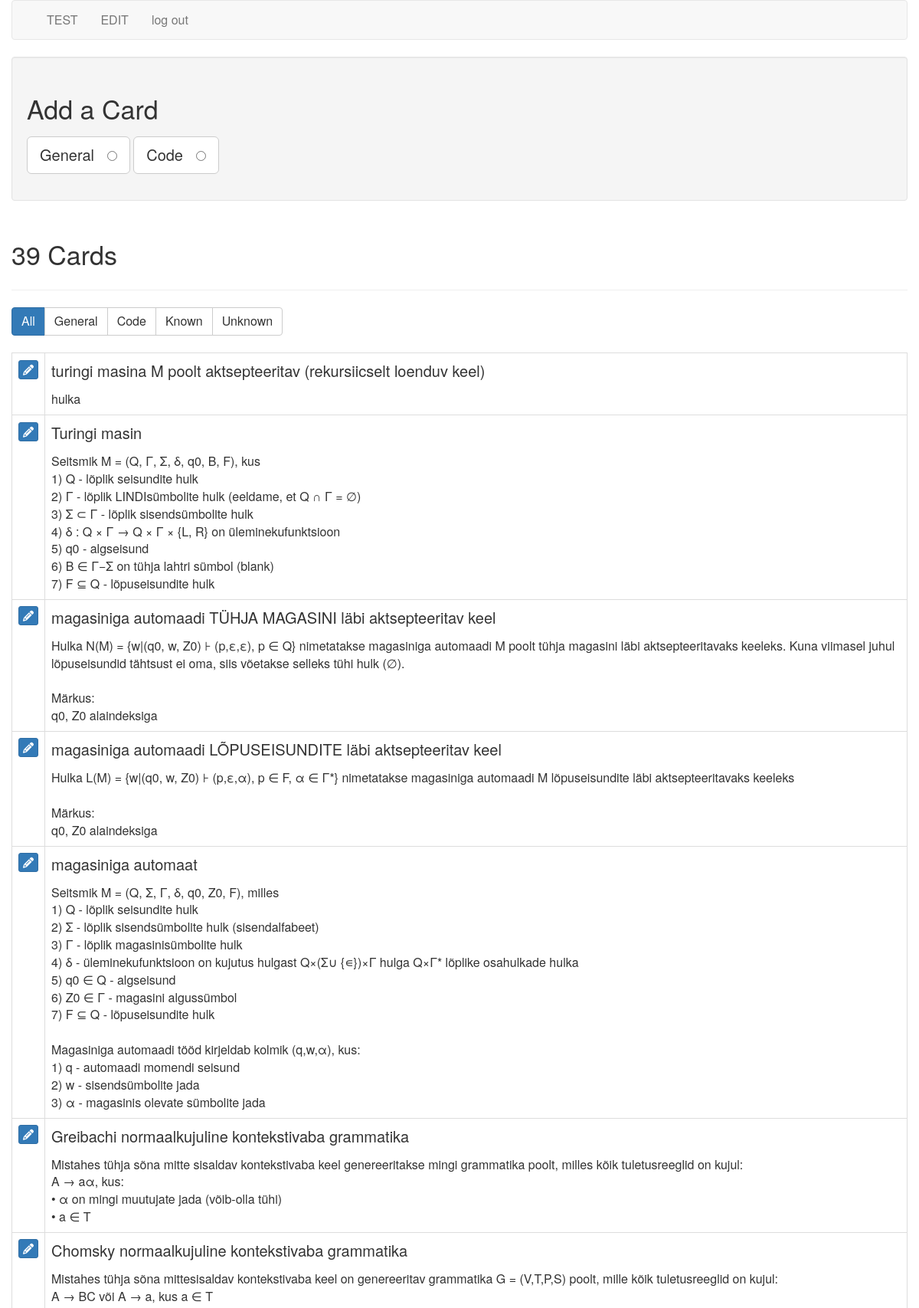
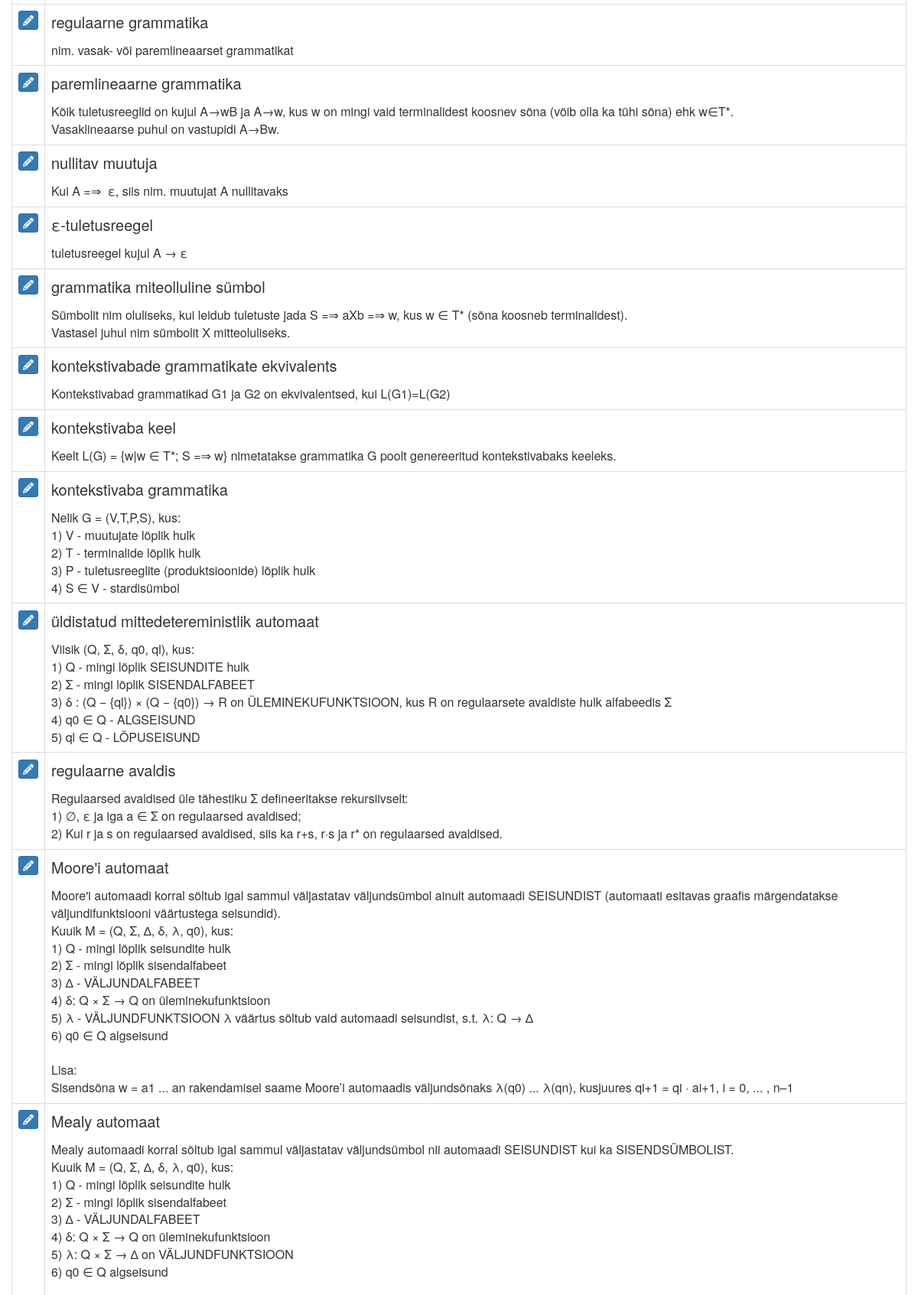
The app's page /cards (signed in, upper part) with its own data (2 pictures, top to bottom).
### tables this page shows
CREATE TABLE cards (
  id integer primary key autoincrement,
  type tinyint not null, /* 1 for vocab, 2 for code */
  front text not null,
  back text not null,
  known boolean default 0
);

### flash_cards.py (the view)
@app.route('/cards')
def cards():
    if not session.get('logged_in'):
        return redirect(url_for('login'))
    db = get_db()
    query = '''
        SELECT id, type, front, back, known
        FROM cards
        ORDER BY id DESC
    '''
    cur = db.execute(query)
    cards = cur.fetchall()
    return render_template('cards.html', cards=cards, filter_name="all")

### flash_cards.py (called while the page is built)
def connect_db():
    rv = sqlite3.connect(app.config['DATABASE'])
    rv.row_factory = sqlite3.Row
    return rv

def get_db():
    if not hasattr(g, 'sqlite_db'):
        g.sqlite_db = connect_db()
    return g.sqlite_db

### templates/cards.html (shortened to what this page needs)
{% extends "layout.html" %}
{% block body %}
    <div class="well editPanel">
        <h2>Add a Card</h2>
        <form action="{{ url_for('add_card') }}" method="post" class="cardForm">
            <div class="form-group">
                <label for="general" class="toggleButton btn btn-default btn-lg">General &nbsp;
                    <input type="radio" name="type" value="1" id="general"/>
                </label>
                <label for="code" class="toggleButton btn btn-default btn-lg">Code &nbsp;
                    <input type="radio" name="type" value="2" id="code"/>
                </label>
            </div>
        </form>
    </div>
    <div class="page-header">
        <h2>{{ cards|length }} Card{{ '' if (cards|length == 1) else 's' }}</h2>
    </div>
    <div class="btn-group btn-group-md" role="group" aria-label="filters">
        <a href="{{ url_for('filter_cards', filter_name="all") }}" class="btn btn-{{ "primary" if filter_name == "all" else "default" }}">All</a>
        <a href="{{ url_for('filter_cards', filter_name="general") }}" class="btn btn-{{ "primary" if filter_name == "general" else "default" }}">General</a>
        <a href="{{ url_for('filter_cards', filter_name="code") }}" class="btn btn-{{ "primary" if filter_name == "code" else "default" }}">Code</a>
        <a href="{{ url_for('filter_cards', filter_name="known") }}" class="btn btn-{{ "primary" if filter_name == "known" else "default" }}">Known</a>
        <a href="{{ url_for('filter_cards', filter_name="unknown") }}" class="btn btn-{{ "primary" if filter_name == "unknown" else "default" }}">Unknown</a>
    </div>
    <br />
    <br />
    <table class="table table-bordered">
        {% for card in cards %}
            <tr>
                <td>
                    <a href="{{ url_for('edit', card_id=card.id) }}" class="btn btn-xs btn-primary"><i class="fa fa-pencil" aria-hidden="true"></i></a>
                </td>
                <td class="cardContent">
                    <h4>
                        {{ card.front }}
                    </h4>
                    {% if card.type == 1 %}
                        {{ card.back|replace("\n", "<br />")|safe }}
                    {% else %}
                        <pre>{{ card.back|safe }}</pre>
                    {% endif %}
                </td>
            </tr>
        {% else %}
            <tr>
                <td>
                    <em>No cards to show.</em>
                </td>
            </tr>
        {% endfor %}
    </table>
{% endblock %}

### templates/layout.html (shortened to what this page needs)
<!doctype html>
<html>
<head>
	<link rel=stylesheet type=text/css href="{{ url_for('static', filename='bootstrap.min.css') }}"/>
    <link rel=stylesheet type=text/css href="{{ url_for('static', filename='style.css') }}"/>
</head>
<body>
<div class="container">
    <div class="row">
				<nav class="navbar navbar-default">
				  <div class="container">
					<div class="collapse navbar-collapse">
					  <ul class="nav navbar-nav">
                            {% if session.logged_in %}
							    <li><a href="{{ url_for('general') }}">TEST</a></li>
								<li><a href="{{ url_for('cards') }}">EDIT</a></li>
                                <li><a href="{{ url_for('logout') }}">log out</a></li>
                            {% else %}
                                <li><a href="{{ url_for('login') }}">log in</a></li>
                            {% endif %}
                        </ul>
					</div>
				  </div>
				</nav>
                {% block body %}{% endblock %}
	</div>
</div>
</body>
</html>

### static/style.css (style rules this page uses)
.cardContent h4 { margin-top: 0; }
.navbar-collapse.collapse { display: block!important; }
.navbar-nav>li, .navbar-nav { float: left !important; }

### records on screen
cards: front "turingi masina M poolt aktsepteeritav (rekursiicselt loenduv keel)", back "hulka"
cards: front "Turingi masin", back "Seitsmik M = (Q, Γ, Σ, δ, q0, B, F), kus 1) Q - lõplik seisundite hulk 2) Γ - lõplik LINDIsümbolite hulk (eeldame, et Q ∩ Γ = ∅) 3) Σ ⊂ Γ - lõplik sisendsümbolite hulk 4) δ : Q × Γ → Q × Γ × {L, R} on üleminekufunktsioon 5) q0 - algseisund 6) B ∈ Γ−Σ on tühja lahtri sümbol (blank) 7) F ⊆ Q - lõpuseisundite hulk"
cards: front "magasiniga automaadi TÜHJA MAGASINI läbi aktsepteeritav keel", back "Hulka N(M) = {w|(q0, w, Z0) ⊦ (p,ε,ε), p ∈ Q} nimetatakse magasiniga automaadi M poolt tühja magasini läbi aktsepteeritavaks keeleks. Kuna viimasel juhul lõpuseisundid tähtsust ei oma, siis võetakse selleks tühi hulk (∅). Märkus: q0, Z0 alaindeksiga"
cards: front "magasiniga automaadi LÕPUSEISUNDITE läbi aktsepteeritav keel", back "Hulka L(M) = {w|(q0, w, Z0) ⊦ (p,ε,α), p ∈ F, α ∈ Γ*} nimetatakse magasiniga automaadi M lõpuseisundite läbi aktsepteeritavaks keeleks Märkus: q0, Z0 alaindeksiga"
cards: front "magasiniga automaat", back "Seitsmik M = (Q, Σ, Γ, δ, q0, Z0, F), milles 1) Q - lõplik seisundite hulk 2) Σ - lõplik sisendsümbolite hulk (sisendalfabeet) 3) Γ - lõplik magasinisümbolite hulk 4) δ - üleminekufunktsioon on kujutus hulgast Q×(Σ∪ {∊})×Γ hulga Q×Γ* lõplike osahulkade hulka 5) q0 ∈ Q - algseisund 6) Z0 ∈ Γ - magasini algussümbol 7) F ⊆ Q - lõpuseisundite hulk Magasiniga automaadi tööd kirjeldab kolmik (q,w,α), kus: 1) q - automaadi momendi seisund 2) w - sisendsümbolite jada 3) α - magasinis olevate sümbolite jada"
cards: front "Greibachi normaalkujuline kontekstivaba grammatika", back "Mistahes tühja sõna mitte sisaldav kontekstivaba keel genereeritakse mingi grammatika poolt, milles kõik tuletusreeglid on kujul: A → aα, kus: • α on mingi muutujate jada (võib-olla tühi) • a ∈ T"
cards: front "Chomsky normaalkujuline kontekstivaba grammatika", back "Mistahes tühja sõna mittesisaldav kontekstivaba keel on genereeritav grammatika G = (V,T,P,S) poolt, mille kõik tuletusreeglid on kujul: A → BC või A → a, kus a ∈ T"
cards: front "regulaarne grammatika", back "nim. vasak- või paremlineaarset grammatikat"
cards: front "paremlineaarne grammatika", back "Kõik tuletusreeglid on kujul A→wB ja A→w, kus w on mingi vaid terminalidest koosnev sõna (võib olla ka tühi sõna) ehk w∈T*. Vasaklineaarse puhul on vastupidi A→Bw."
cards: front "nullitav muutuja", back "Kui A =⇒ \u000fε, siis nim. muutujat A nullitavaks"
cards: front "ε-tuletusreegel", back "tuletusreegel kujul A → ε"
cards: front "grammatika miteolluline sümbol", back "Sümbolit nim oluliseks, kui leidub tuletuste jada S =⇒ aXb =⇒ w, kus w ∈ T* (sõna koosneb terminalidest). Vastasel juhul nim sümbolit X mitteoluliseks."
cards: front "kontekstivabade grammatikate ekvivalents", back "Kontekstivabad grammatikad G1 ja G2 on ekvivalentsed, kui L(G1)=L(G2)"
cards: front "kontekstivaba keel", back "Keelt L(G) = {w|w ∈ T*; S =⇒ w} nimetatakse grammatika G poolt genereeritud kontekstivabaks keeleks."
cards: front "kontekstivaba grammatika", back "Nelik G = (V,T,P,S), kus: 1) V - muutujate lõplik hulk 2) T - terminalide lõplik hulk 3) P - tuletusreeglite (produktsioonide) lõplik hulk 4) S ∈ V - stardisümbol"
cards: front "üldistatud mittedetereministlik automaat", back "Viisik (Q, Σ, δ, q0, ql), kus: 1) Q - mingi lõplik SEISUNDITE hulk 2) Σ - mingi lõplik SISENDALFABEET 3) δ : (Q − {ql}) × (Q − {q0}) → R on ÜLEMINEKUFUNKTSIOON, kus R on regulaarsete avaldiste hulk alfabeedis Σ 4) q0 ∈ Q - ALGSEISUND 5) ql ∈ Q - LÕPUSEISUND"
cards: front "regulaarne avaldis", back "Regulaarsed avaldised üle tähestiku Σ defineeritakse rekursiivselt: 1) ∅, ε ja iga a ∈ Σ on regulaarsed avaldised; 2) Kui r ja s on regulaarsed avaldised, siis ka r+s, r·s ja r* on regulaarsed avaldised."
cards: front "Moore'i automaat", back "Moore'i automaadi korral sõltub igal sammul väljastatav väljundsümbol ainult automaadi SEISUNDIST (automaati esitavas graafis märgendatakse väljundifunktsiooni väärtustega seisundid). Kuuik M = (Q, Σ, ∆, δ, λ, q0), kus: 1) Q - mingi lõplik seisundite hulk 2) Σ - mingi lõplik sisendalfabeet 3) ∆ - VÄLJUNDALFABEET 4) δ: Q × Σ → Q on üleminekufunktsioon 5) λ - VÄLJUNDFUNKTSIOON λ väärtus sõltub vaid automaadi seisundist, s.t. λ: Q → ∆ 6) q0 ∈ Q algseisund Lisa: Sisendsõna w = a1 ... an rakendamisel saame Moore’i automaadis väljundsõnaks λ(q0) ... λ(qn), kusjuures qi+1 = qi · ai+1, i = 0, ... , n–1"
cards: front "Mealy automaat", back "Mealy automaadi korral sõltub igal sammul väljastatav väljundsümbol nii automaadi SEISUNDIST kui ka SISENDSÜMBOLIST. Kuuik M = (Q, Σ, ∆, δ, λ, q0), kus: 1) Q - mingi lõplik seisundite hulk 2) Σ - mingi lõplik sisendalfabeet 3) ∆ - VÄLJUNDALFABEET 4) δ: Q × Σ → Q on üleminekufunktsioon 5) λ: Q × Σ → ∆ on VÄLJUNDFUNKTSIOON 6) q0 ∈ Q algseisund"

### other values on screen
{{ cards|length }} "39"
{{ '' if (cards|length == 1) else 's' }} "s"
